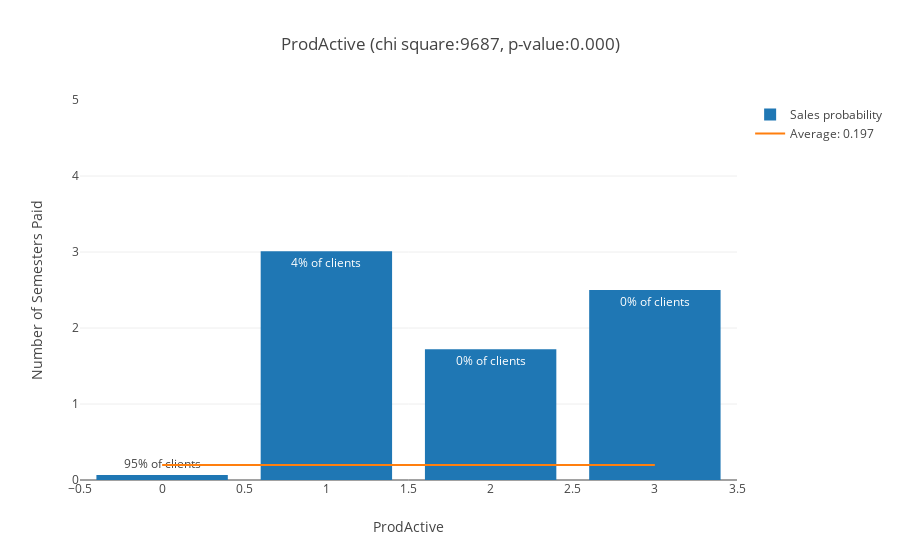

The notebook cell this image was saved under:
### Markdown cell above
### ProdActive ###

Number of active products

### Code cell
chi, pval, fig = analyze_feature('ProdActive', db1, categorical=False)
scores['ProdActive'] = (chi, pval)
iplot(fig)

### Figure 1 — Plotly figure (JSON) as saved in the notebook; plotly's stock layout.template omitted (floating-point values rounded to 4 significant figures)
{"data": [{"error_y": {"array": [0.4661, 1.872, 1.561, 1.225], "type": "data", "visible": false}, "name": "Sales probability", "text": ["95% of clients", "4% of clients", "0% of clients", "0% of clients"], "type": "bar", "x": [0, 1, 2, 3], "y": [0.06436, 3.01, 1.721, 2.5]}, {"mode": "lines", "name": "Average: 0.197", "type": "scatter", "x": [0, 3], "y": [0.1974, 0.1974]}], "layout": {"barmode": "group", "title": "ProdActive (chi square:9687, p-value:0.000)", "xaxis": {"title": "ProdActive"}, "yaxis": {"range": [0, 5], "title": "Number of Semesters Paid"}}}
